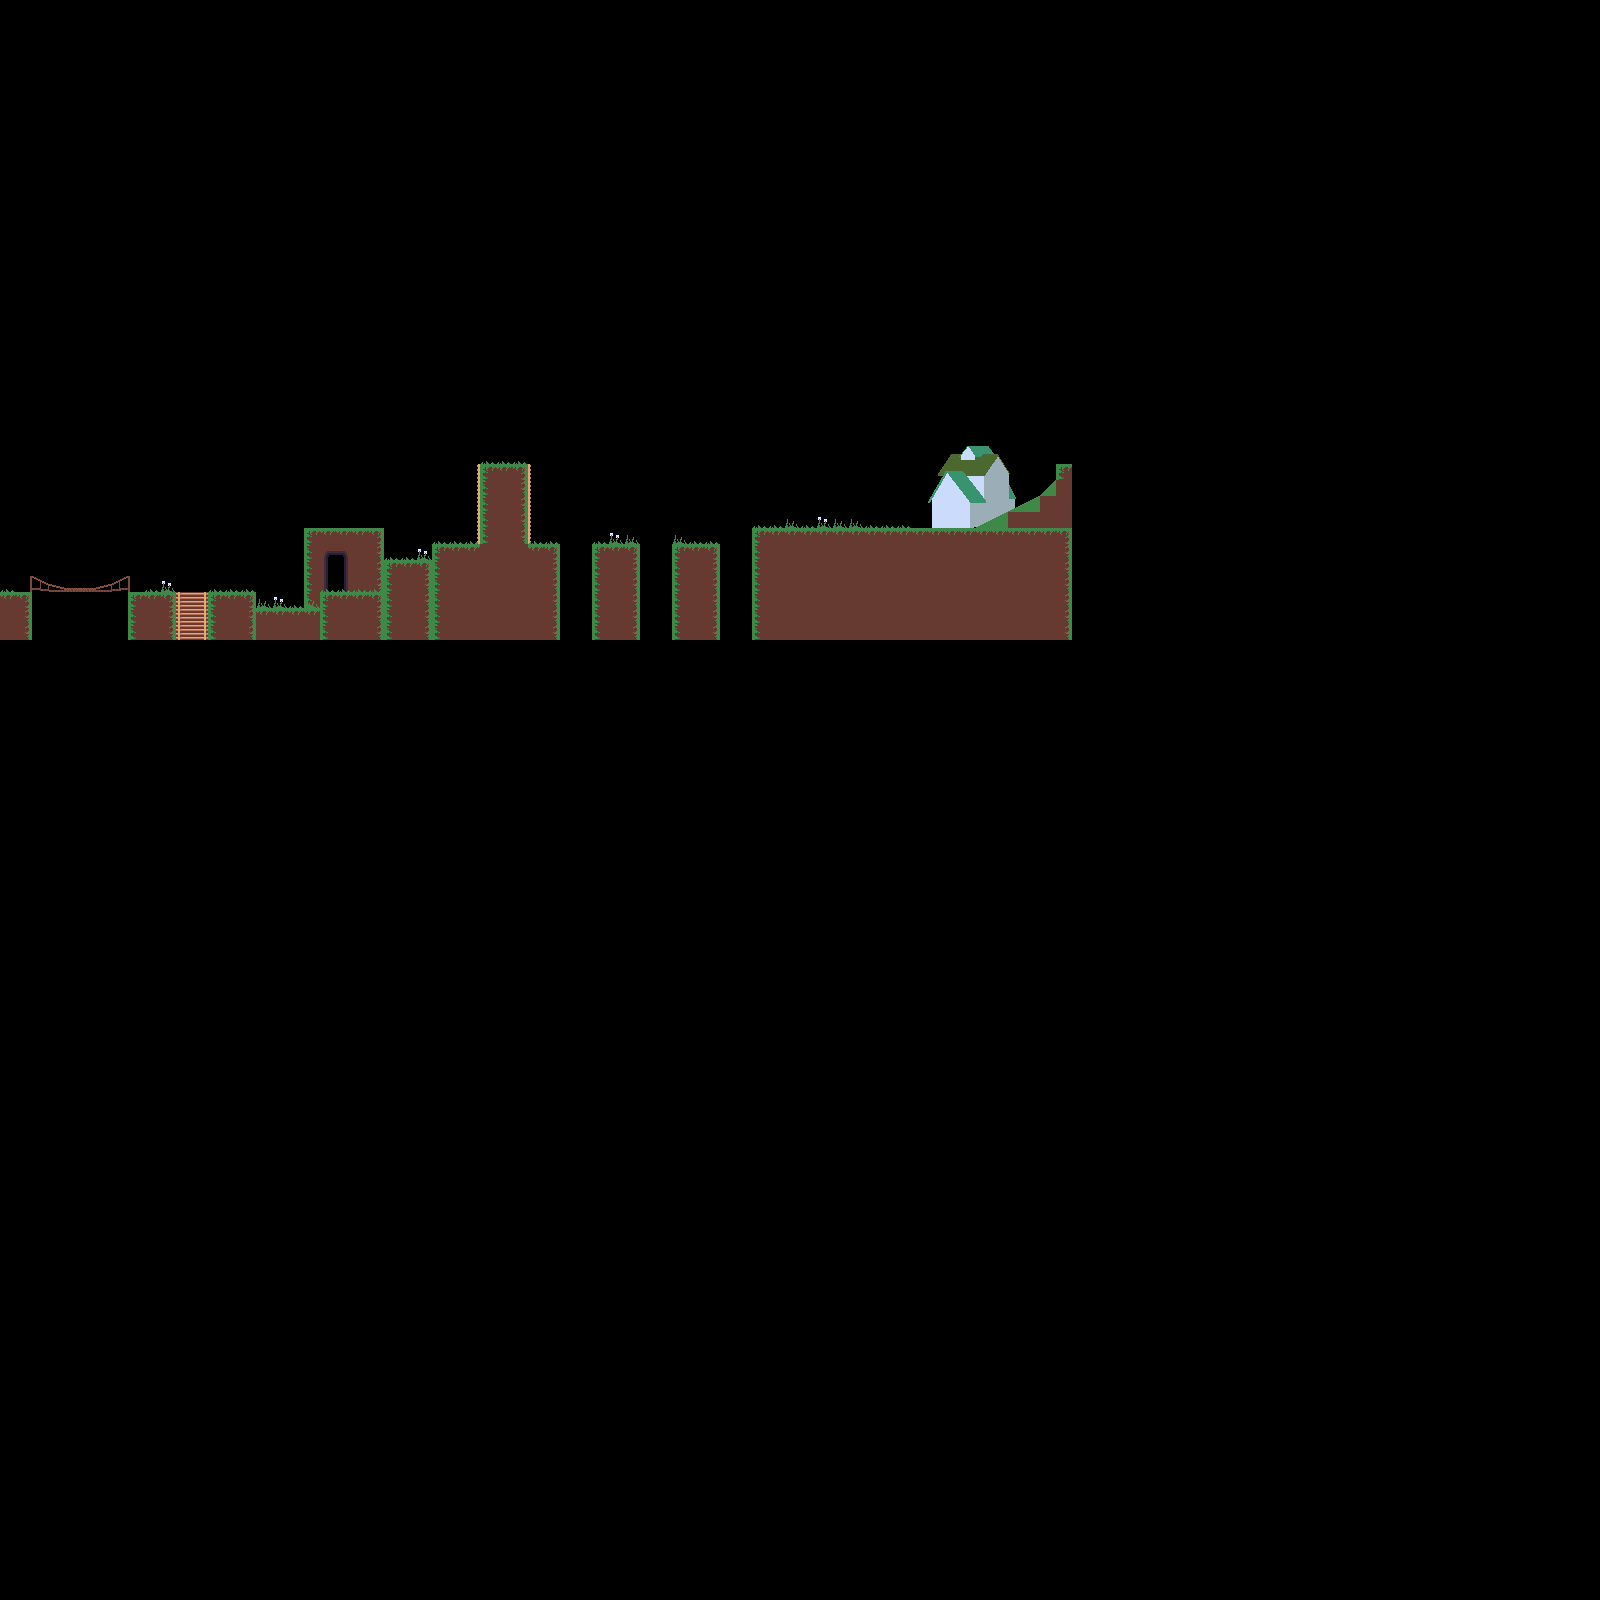

Rendered tile map (Tiled .tmx) drawn with the repository's tilesets; below, a short description and the map source with its tile grids summarised:
An orthogonal 100x100 tile map with 16x16 px tiles, 4 tile layers (Background Dirt, Background Dark, House, Foreground) and 26 objects (4x Spawn, 3x Kill, 3x Ladder, Door, Water, ...).

<map version="1.0" tiledversion="2018.08.06" orientation="orthogonal" renderorder="right-down" width="100" height="100" tilewidth="16" tileheight="16" infinite="0" nextlayerid="12" nextobjectid="82">
 <tileset firstgid="1" source="tilesheet.tsx" />
 <layer id="1" name="Background Dirt" width="100" height="100">
  <data>[10000 cells, 314 non-empty, 8 distinct tile ids]</data>
 </layer>
 <layer id="11" name="Background Dark" width="100" height="100">
  <properties>
   <property name="dark" value="" />
  </properties>
  <data>[10000 cells, 21 non-empty, 12 distinct tile ids]</data>
 </layer>
 <layer id="6" name="House" width="100" height="100">
  <data>[10000 cells, 42 non-empty, 38 distinct tile ids]</data>
 </layer>
 <layer id="9" name="Foreground" width="100" height="100">
  <properties>
   <property name="fg" value="" />
  </properties>
  <data>[10000 cells, 62 non-empty, 15 distinct tile ids]</data>
 </layer>
 <objectgroup id="10" name="Doors">
  <object id="77" name="Door" type="Door" x="327.636" y="553.636" width="16.7273" height="38.3636">
   <properties>
    <property name="id" value="1" />
    <property name="push" value="assets/maps/cave.tmx" />
   </properties>
  </object>
 </objectgroup>
 <objectgroup id="2" name="Solids">
  <object id="6" x="384" y="560" width="176" height="144" />
  <object id="8" x="592" y="544" width="48" height="160" />
  <object id="10" x="320" y="592" width="64" height="112" />
  <object id="11" x="256" y="608" width="64" height="96" />
  <object id="12" x="208" y="592" width="48" height="112" />
  <object id="13" x="128" y="592" width="48" height="223.333" />
  <object id="21" x="432" y="544" width="128" height="16" />
  <object id="22" x="672" y="544" width="48" height="160" />
  <object id="34" x="752" y="528" width="320" height="272" />
  <object id="67" x="976" y="480" width="80" height="48" />
  <object id="70" x="32" y="592" width="96" height="16" />
  <object id="71" x="0" y="592" width="32" height="112" />
  <object id="78" x="480" y="464" width="48" height="80" />
 </objectgroup>
 <objectgroup id="4" name="Spawns">
  <object id="24" name="Spawn" type="Spawn" x="544" y="347.333" width="16" height="452.667" />
  <object id="28" name="Spawn" type="Spawn" x="752" y="341.333" width="16" height="458.667" />
  <object id="29" name="Kill" type="Kill" x="517.667" y="640" width="287" height="96" />
  <object id="30" name="Spawn" type="Spawn" x="128" y="448" width="16" height="368" />
  <object id="31" name="Kill" type="Kill" x="-192" y="704" width="207" height="114" />
  <object id="62" name="Spawn" type="Spawn" x="1056" y="336" width="16" height="458.667" />
  <object id="75" name="Water" type="Water" x="-240" y="635.667" width="1440" height="216" />
  <object id="76" name="Kill" type="Kill" x="1007.17" y="638.667" width="287" height="96" />
 </objectgroup>
 <objectgroup id="3" name="Entities">
  <object id="17" name="Ladder" type="Ladder" x="176" y="592" width="32" height="41" />
  <object id="79" name="Ladder" type="Ladder" x="477" y="464" width="3" height="80" />
  <object id="80" name="Ladder" type="Ladder" x="528" y="464" width="3" height="80" />
  <object id="81" name="Wise Old Woman" type="WiseOldWoman" x="222.5" y="541" width="24" height="50.75" />
 </objectgroup>
</map>
